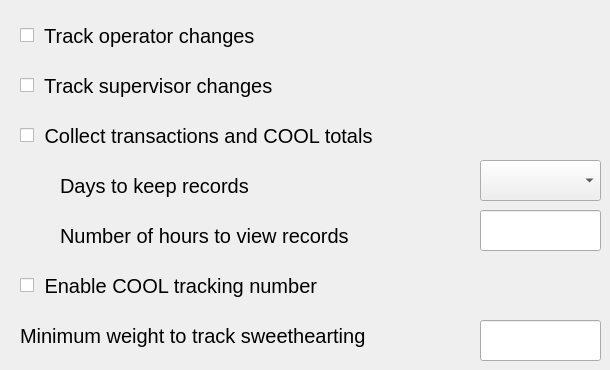
     <widget class="QWidget" name="tab0_2">
      <attribute name="title">
       <string>Tracking Options</string>
      </attribute>
      <widget class="QCheckBox" name="chkCOOLTrackNum">
       <property name="geometry">
        <rect>
         <x>20</x>
         <y>260</y>
         <width>451</width>
         <height>51</height>
        </rect>
       </property>
       <property name="sizePolicy">
        <sizepolicy hsizetype="Fixed" vsizetype="Fixed">
         <horstretch>0</horstretch>
         <verstretch>0</verstretch>
        </sizepolicy>
       </property>
       <property name="minimumSize">
        <size>
         <width>441</width>
         <height>51</height>
        </size>
       </property>
       <property name="maximumSize">
        <size>
         <width>16777215</width>
         <height>41</height>
        </size>
       </property>
       <property name="font">
        <font>
         <pointsize>15</pointsize>
        </font>
       </property>
       <property name="text">
        <string> Enable COOL tracking number</string>
       </property>
      </widget>
      <widget class="QCheckBox" name="chkTrackSuperChanges">
       <property name="geometry">
        <rect>
         <x>20</x>
         <y>60</y>
         <width>391</width>
         <height>51</height>
        </rect>
       </property>
       <property name="minimumSize">
        <size>
         <width>0</width>
         <height>51</height>
        </size>
       </property>
       <property name="font">
        <font>
         <pointsize>15</pointsize>
        </font>
       </property>
       <property name="text">
        <string> Track supervisor changes</string>
       </property>
      </widget>
      <widget class="QLabel" name="lblTransHoursToView">
       <property name="geometry">
        <rect>
         <x>60</x>
         <y>210</y>
         <width>421</width>
         <height>51</height>
        </rect>
       </property>
       <property name="sizePolicy">
        <sizepolicy hsizetype="Fixed" vsizetype="Fixed">
         <horstretch>0</horstretch>
         <verstretch>0</verstretch>
        </sizepolicy>
       </property>
       <property name="minimumSize">
        <size>
         <width>301</width>
         <height>51</height>
        </size>
       </property>
       <property name="maximumSize">
        <size>
         <width>451</width>
         <height>41</height>
        </size>
       </property>
       <property name="font">
        <font>
         <pointsize>15</pointsize>
        </font>
       </property>
       <property name="text">
        <string>Number of hours to view records</string>
       </property>
       <property name="alignment">
        <set>Qt::AlignLeading|Qt::AlignLeft|Qt::AlignVCenter</set>
       </property>
      </widget>
      <widget class="hobart::numericLineEdit" name="txtTransHoursToView">
       <property name="geometry">
        <rect>
         <x>480</x>
         <y>210</y>
         <width>121</width>
         <height>41</height>
        </rect>
       </property>
       <property name="minimumSize">
        <size>
         <width>121</width>
         <height>0</height>
        </size>
       </property>
       <property name="font">
        <font>
         <pointsize>19</pointsize>
        </font>
       </property>
       <property name="text">
        <string notr="true"/>
       </property>
       <property name="maxLength">
        <number>6</number>
       </property>
      </widget>
      <widget class="QCheckBox" name="chkCollectTransactions">
       <property name="geometry">
        <rect>
         <x>20</x>
         <y>110</y>
         <width>491</width>
         <height>51</height>
        </rect>
       </property>
       <property name="minimumSize">
        <size>
         <width>0</width>
         <height>51</height>
        </size>
       </property>
       <property name="font">
        <font>
         <pointsize>15</pointsize>
        </font>
       </property>
       <property name="text">
        <string> Collect transactions and COOL totals</string>
       </property>
      </widget>
      <widget class="QLabel" name="lblTransDays">
       <property name="geometry">
        <rect>
         <x>60</x>
         <y>160</y>
         <width>421</width>
         <height>51</height>
        </rect>
       </property>
       <property name="sizePolicy">
        <sizepolicy hsizetype="Fixed" vsizetype="Fixed">
         <horstretch>0</horstretch>
         <verstretch>0</verstretch>
        </sizepolicy>
       </property>
       <property name="minimumSize">
        <size>
         <width>301</width>
         <height>51</height>
        </size>
       </property>
       <property name="maximumSize">
        <size>
         <width>451</width>
         <height>41</height>
        </size>
       </property>
       <property name="font">
        <font>
         <pointsize>15</pointsize>
        </font>
       </property>
       <property name="text">
        <string>Days to keep records</string>
       </property>
       <property name="alignment">
        <set>Qt::AlignLeading|Qt::AlignLeft|Qt::AlignVCenter</set>
       </property>
      </widget>
      <widget class="QCheckBox" name="chkTrackOperChanges">
       <property name="geometry">
        <rect>
         <x>20</x>
         <y>10</y>
         <width>391</width>
         <height>51</height>
        </rect>
       </property>
       <property name="minimumSize">
        <size>
         <width>0</width>
         <height>51</height>
        </size>
       </property>
       <property name="font">
        <font>
         <pointsize>15</pointsize>
        </font>
       </property>
       <property name="text">
        <string> Track operator changes</string>
       </property>
      </widget>
      <widget class="QComboBox" name="cboDaysToKeepTransactions">
       <property name="geometry">
        <rect>
         <x>480</x>
         <y>160</y>
         <width>121</width>
         <height>41</height>
        </rect>
       </property>
       <property name="sizePolicy">
        <sizepolicy hsizetype="Fixed" vsizetype="Fixed">
         <horstretch>0</horstretch>
         <verstretch>0</verstretch>
        </sizepolicy>
       </property>
       <property name="minimumSize">
        <size>
         <width>121</width>
         <height>41</height>
        </size>
       </property>
       <property name="maximumSize">
        <size>
         <width>16777215</width>
         <height>41</height>
        </size>
       </property>
       <property name="font">
        <font>
         <pointsize>15</pointsize>
        </font>
       </property>
      </widget>
      <widget class="hobart::numericLineEdit" name="txtMinSweetheartWeight">
       <property name="geometry">
        <rect>
         <x>480</x>
         <y>320</y>
         <width>121</width>
         <height>41</height>
        </rect>
       </property>
       <property name="minimumSize">
        <size>
         <width>121</width>
         <height>0</height>
        </size>
       </property>
       <property name="font">
        <font>
         <pointsize>19</pointsize>
        </font>
       </property>
       <property name="text">
        <string notr="true"/>
       </property>
       <property name="maxLength">
        <number>6</number>
       </property>
      </widget>
      <widget class="QLabel" name="lblMinSweetheartWeight">
       <property name="geometry">
        <rect>
         <x>20</x>
         <y>310</y>
         <width>421</width>
         <height>51</height>
        </rect>
       </property>
       <property name="sizePolicy">
        <sizepolicy hsizetype="Fixed" vsizetype="Fixed">
         <horstretch>0</horstretch>
         <verstretch>0</verstretch>
        </sizepolicy>
       </property>
       <property name="minimumSize">
        <size>
         <width>301</width>
         <height>51</height>
        </size>
       </property>
       <property name="maximumSize">
        <size>
         <width>451</width>
         <height>41</height>
        </size>
       </property>
       <property name="font">
        <font>
         <pointsize>15</pointsize>
        </font>
       </property>
       <property name="text">
        <string>Minimum weight to track sweethearting</string>
       </property>
       <property name="alignment">
        <set>Qt::AlignLeading|Qt::AlignLeft|Qt::AlignVCenter</set>
       </property>
      </widget>
     </widget>
